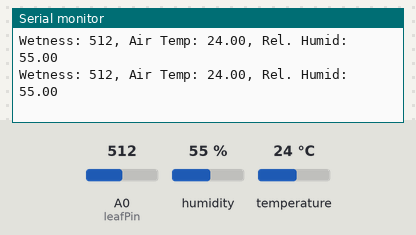
The sketch below on a simulated Arduino Uno, built with avr-gcc and run on an emulated ATmega328P. On the bench: the last lines printed to the serial monitor. The test bench sets the inputs (shaded band); at power-on: humidity 55 %, A0 (leafPin) = 512, temperature 24 °C.

Above: at 2.8 s.
2.9 s: humidity set to 22 %
At 5.2 s:
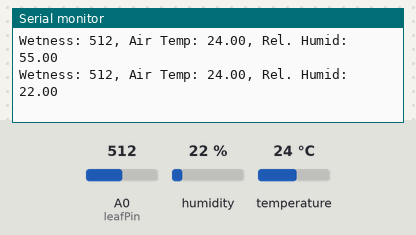
5.6 s: A0 (leafPin) set to 716
At 7.3 s:
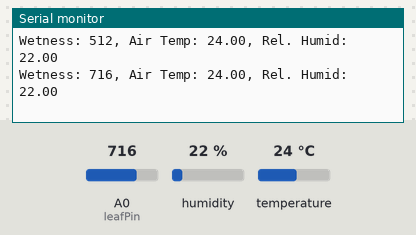
8.3 s: temperature set to 12 °C
At 10.8 s:
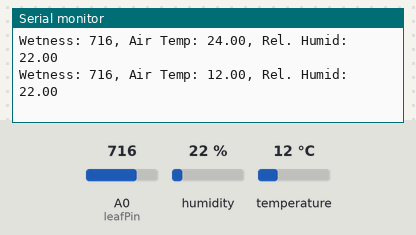
11.0 s: A0 (leafPin) set to 900
At 12.6 s:
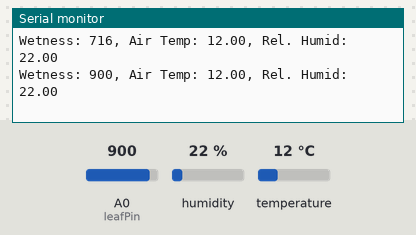
13.7 s: humidity set to 40 %
At 15.5 s:
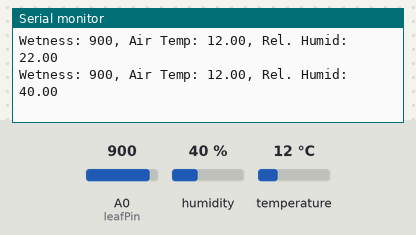
Timing chart, 0 to 17.0 s (numbered marks = the images above; inputs shaded):
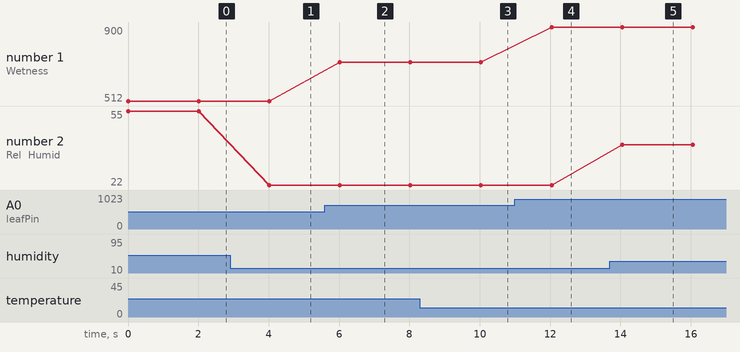

The sketch:

leaf_wetness_calibration.ino
```cpp
// Test Routine for temperature and leaf wetness sensors
// Sketch does not use RTC / SD datalogger shield.
// Used to field test and calibrate sensors.

// Libraries
#include <dht.h>       // DHT-22 Temperature and Relative Humidity sensor libraries

// Define temperature & relative humidity sensor DHT-22
dht DHT;
#define dhtPin 4       // Data Digital Pin 4
#define dhtPower 5     // Data Digital Pin 5

// Define wetness sensor FC-37 with potentiometer
#define leafPin  A0    // Data Analog Pin A0; Data Digital Pin 8
#define leafPower 9    // Power Digital Pin 9

void setup()

{

  // put your setup code here, to run once:

  Serial.begin (9600);

  pinMode(leafPower,OUTPUT);    // FC-37  power
  pinMode(dhtPower, OUTPUT);    // DHT-11 power

  digitalWrite(leafPower, HIGH);
  digitalWrite(dhtPower, HIGH);
  pinMode (leafPin, INPUT);
  pinMode (dhtPin, INPUT);

}

void loop()

{

  // put your main code here, to run repeatedly:

int wetness = analogRead(leafPin);
  Serial.print("Wetness: ");
  Serial.print(wetness);

int dhtData = DHT.read22(dhtPin); // Read the sensor output
  Serial.print(", Air Temp: ");
  Serial.print(DHT.temperature);
  Serial.print(", Rel. Humid: ");
  Serial.println(DHT.humidity);


  delay(2000);

}
```

Measured:
- after the input at 2.9 s, the serial monitor: prints a new line after 1.1 s (image 1)
- after the input at 5.6 s, the serial monitor: prints a new line after 0.42 s (image 2)
- after the input at 8.3 s, the serial monitor: prints a new line after 1.7 s (image 3)
- after the input at 11.0 s, the serial monitor: prints a new line after 1.0 s (image 4)
- after the input at 13.7 s, the serial monitor: prints a new line after 0.35 s (image 5)
- plotted number 1: 512 → 716 after the input at 5.6 s, 716 → 900 after the input at 11.0 s
- plotted number 2: 55 → 22 after the input at 2.9 s, 22 → 40 after the input at 13.7 s
